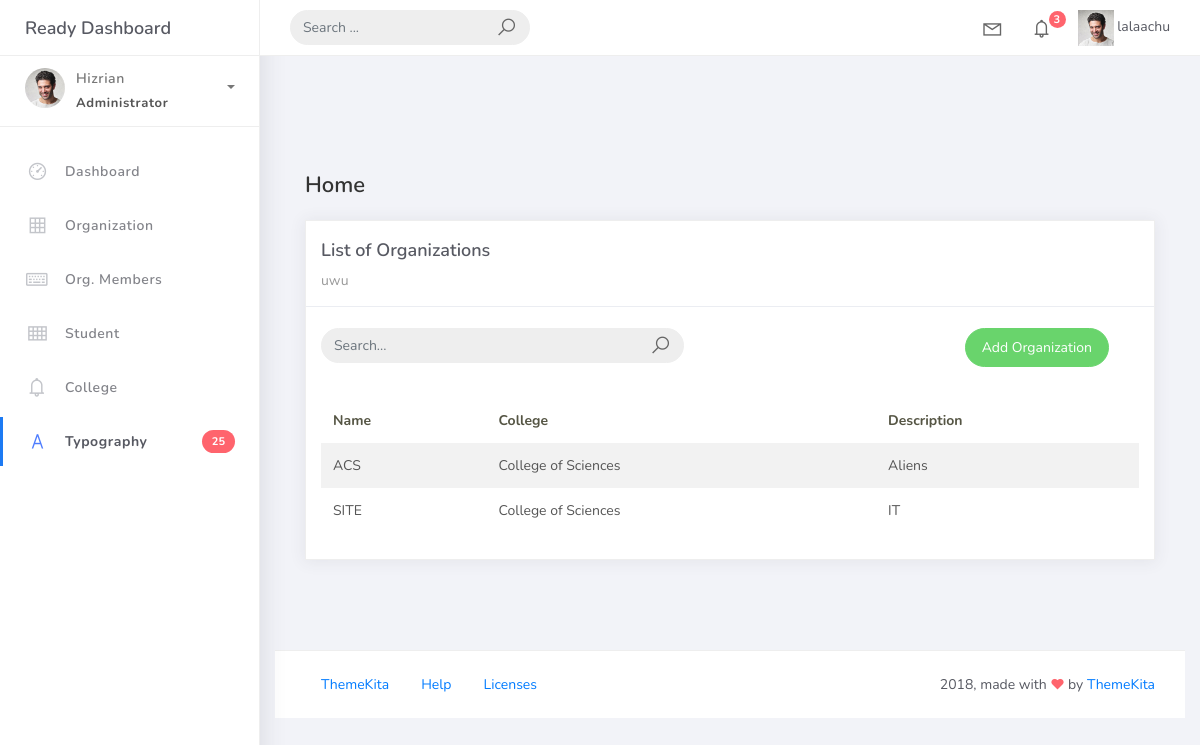
The page /organization_list on the database as committed earlier.
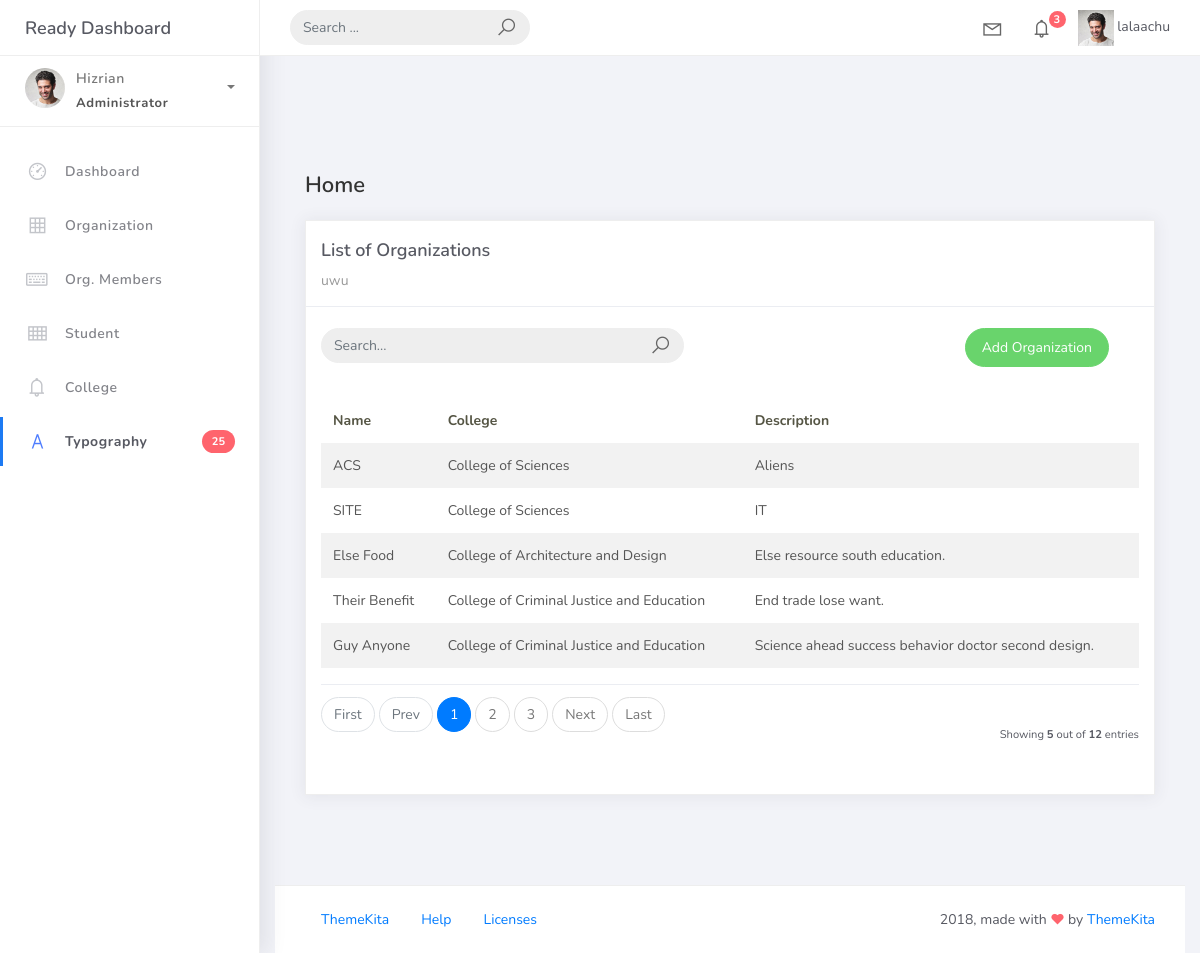
The same page on the database as committed later.
### studentorg/models.py (models this page shows, shortened)
class BaseModel(models.Model):
    created_at = models.DateTimeField(auto_now_add=True, db_index=True)
    updated_at = models.DateTimeField(auto_now=True)
    class Meta:
     abstract = True

class Organization(BaseModel):
    name = models.CharField(max_length=250)
    college = models.ForeignKey(College, null=True, blank=True, on_delete=models.CASCADE)
    description = models.CharField(max_length=500)

class College(BaseModel):
       college_name = models.CharField(max_length=150)
       def __str__(self):
        return self.college_name

### studentorg/views.py (the view)
# urls.py: path("organization_list", OrganizationList.as_view(), name="organization-list"),
class OrganizationList(ListView):
    model = Organization
    context_object_name = "organization"
    template_name = "org_list.html"
    paginate_by = 5

### templates/org_list.html
{% extends "base.html" %} {% load static %} {% block content %}
<div class="content">
    <div class="container-fluid">
        <h4 class="page-title">Home</h4>
    <div class="row">
        <div class="col-md-12">
            <div class="card">
                <div class="card-header">
                    <div class="card-title">List of Organizations</div>
                    <div class="card-category">uwu</div>
                </div>
                <br />
                <div class="col-md-12 row">
                    <div class="col-md-6">
                        <form class="navbar-left navbar-form nav-search mr-md-3" action="">
                            <div class="input-group">
                                <input type="text" placeholder="Search..." class="form-control" />
                                <div class="input-group-append">
                                    <span class="input-group-text">
                                        <i class="la la-search search-icon"></i>
                                    </span>
                                </div>
                            </div>
                        </form>
                    </div>
                    <div class="col-md-6">
                        <div class="pull-right">
                            <a href="{% url 'organization-add' %}" class="btn btn-success btn-rounded">
                                Add Organization
                            </a>
                        </div>
                    </div>
                </div>
                <div class="card-body">
                    <table class="table table-striped mt-3">
                        <thead>
                            <tr>
                                <th scope="col">Name</th>
                                <th scope="col">College</th>
                                <th scope="col">Description</th>
                            </tr>
                        </thead>
                        <tbody>
                            {% for object in object_list %}
                            <tr>
                                <td>{{ object.name }}</td>
                                <td>{{ object.college }}</td>
                                <td>{{ object.description }}</td>
                            </tr>
                            {% endfor %}
                        </tbody>
                    </table>
                    {% include "includes/pagination.html" %}
                </div>
            </div>
        </div>
    </div>
</div>
</div>
{% endblock %}

Rows that differ between the two databases and show on the page:
added Organization: name "Else Food", college "College of Architecture and Design", description "Else resource south education."
added Organization: name "Their Benefit", college "College of Criminal Justice and Education", description "End trade lose want."
added Organization: name "Guy Anyone", college "College of Criminal Justice and Education", description "Science ahead success behavior doctor second design."
Other text that changed with them:
{{ object_list.count }}: (not shown) → "5"
{{ paginator.count }}: (not shown) → "12"
text now shown: "First Prev Next Last Showing out of entries"
new list line: "1"
new list line: "2"
new list line: "3"
